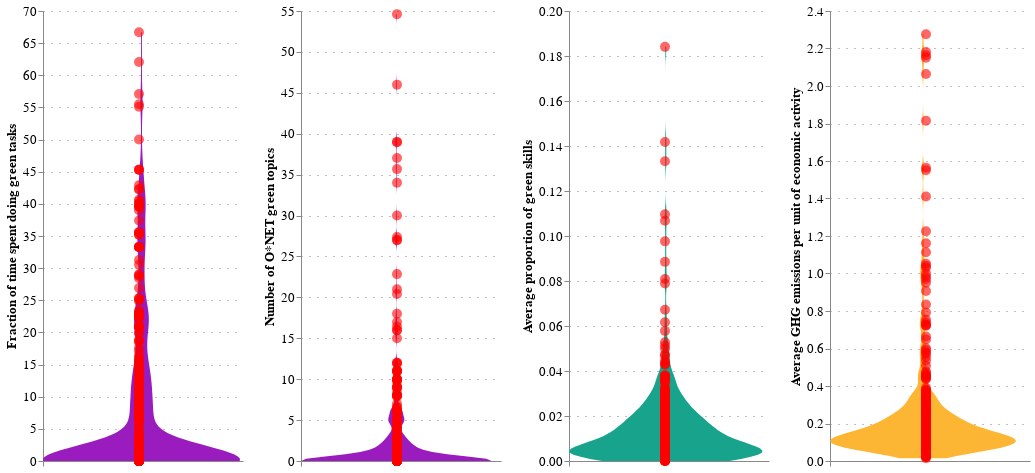

Notebook source saved alongside this figure:
### Code cell
vio_chart_with_dots_config

### Figure 1 — Vega-Lite specification as saved in the notebook (floating-point values rounded to 4 significant figures; data arrays with more than 128 entries replaced by an {"elided": "..."} marker saying what was removed)
{"config": {"title": {"font": "Century Gothic", "anchor": "start"}, "axis": {"labelFont": "Century Gothic", "titleFont": "Century Gothic", "gridColor": "grey", "gridDash": [1, 7], "labelFontSize": 13, "titleFontSize": 13}, "header": {"labelFont": "Century Gothic", "titleFont": "Century Gothic"}, "legend": {"labelFont": "Century Gothic", "titleFont": "Century Gothic", "labelFontSize": 13, "titleFontSize": 16}, "range": {"category": ["#FDB633", "#18A48C", "#9A1BBE", "#EB003B", "#FF6E47", "#646363", "#0F294A", "#97D9E3", "#A59BEE", "#F6A4B7", "#D2C9C0", "#000000"], "ordinal": {"scheme": ["#FDB633", "#18A48C", "#9A1BBE", "#EB003B", "#FF6E47", "#646363", "#0F294A", "#97D9E3", "#A59BEE", "#F6A4B7", "#D2C9C0", "#000000"]}}, "view": {"strokeWidth": 0}}, "vconcat": [{"hconcat": [{"layer": [{"mark": {"type": "area", "color": "#9A1BBE", "orient": "horizontal"}, "encoding": {"x": {"axis": {"labels": false, "values": [0], "grid": false, "ticks": true}, "field": "density", "impute": null, "stack": "center", "title": null, "type": "quantitative"}, "y": {"field": "GREEN TIMESHARE", "title": "Fraction of time spent doing green tasks", "type": "quantitative"}}, "name": "view_81", "transform": [{"density": "GREEN TIMESHARE", "as": ["GREEN TIMESHARE", "density"]}]}, {"mark": {"type": "point", "color": "red", "filled": true, "opacity": 0.6, "size": 100}, "encoding": {"x": {"value": 96}, "y": {"field": "GREEN TIMESHARE", "type": "quantitative"}}, "transform": [{"filter": {"param": "OccupationSelect"}}]}], "height": 450, "width": 200}, {"layer": [{"mark": {"type": "area", "color": "#9A1BBE", "orient": "horizontal"}, "encoding": {"x": {"axis": {"labels": false, "values": [0], "grid": false, "ticks": true}, "field": "density", "impute": null, "stack": "center", "title": null, "type": "quantitative"}, "y": {"field": "GREEN TOPICS", "title": "Number of O*NET green topics", "type": "quantitative"}}, "name": "view_82", "transform": [{"density": "GREEN TOPICS", "as": ["GREEN TOPICS", "density"]}]}, {"mark": {"type": "point", "color": "red", "filled": true, "opacity": 0.6, "size": 100}, "encoding": {"x": {"value": 96}, "y": {"field": "GREEN TOPICS", "type": "quantitative"}}, "transform": [{"filter": {"param": "OccupationSelect"}}]}], "height": 450, "width": 200}, {"layer": [{"mark": {"type": "area", "color": "#18A48C", "orient": "horizontal"}, "encoding": {"x": {"axis": {"labels": false, "values": [0], "grid": false, "ticks": true}, "field": "density", "impute": null, "stack": "center", "title": null, "type": "quantitative"}, "y": {"field": "PROP_GREEN", "title": "Average proportion of green skills", "type": "quantitative"}}, "name": "view_83", "transform": [{"density": "PROP_GREEN", "as": ["PROP_GREEN", "density"]}]}, {"mark": {"type": "point", "color": "red", "filled": true, "opacity": 0.6, "size": 100}, "encoding": {"x": {"value": 96}, "y": {"field": "PROP_GREEN", "type": "quantitative"}}, "transform": [{"filter": {"param": "OccupationSelect"}}]}], "height": 450, "width": 200}, {"layer": [{"mark": {"type": "area", "color": "#FDB633", "orient": "horizontal"}, "encoding": {"x": {"axis": {"labels": false, "values": [0], "grid": false, "ticks": true}, "field": "density", "impute": null, "stack": "center", "title": null, "type": "quantitative"}, "y": {"field": "INDUSTRY GHG PER UNIT EMISSIONS", "title": "Average GHG emissions per unit of economic activity", "type": "quantitative"}}, "name": "view_84", "transform": [{"density": "INDUSTRY GHG PER UNIT EMISSIONS", "as": ["INDUSTRY GHG PER UNIT EMISSIONS", "density"]}]}, {"mark": {"type": "point", "color": "red", "filled": true, "opacity": 0.6, "size": 100}, "encoding": {"x": {"value": 96}, "y": {"field": "INDUSTRY GHG PER UNIT EMISSIONS", "type": "quantitative"}}, "transform": [{"filter": {"param": "OccupationSelect"}}]}], "height": 450, "width": 200}]}], "data": {"name": "data-236fca682eeba81864d9428031ea1d30"}, "params": [{"name": "OccupationSelect", "select": {"type": "point", "fields": ["SOC_2020_name"]}, "bind": {"input": "select", "options": {"elided": "387 str values"}}, "views": ["view_81", "view_82", "view_83", "view_84"]}], "title": {"anchor": "start", "text": "", "fontSize": 16, "subtitle": "", "subtitleFont": "Century Gothic", "subtitleFontSize": 13}, "$schema": "https://vega.github.io/schema/vega-lite/v5.15.1.json", "datasets": {"data-236fca682eeba81864d9428031ea1d30": {"elided": "387 records"}}}
